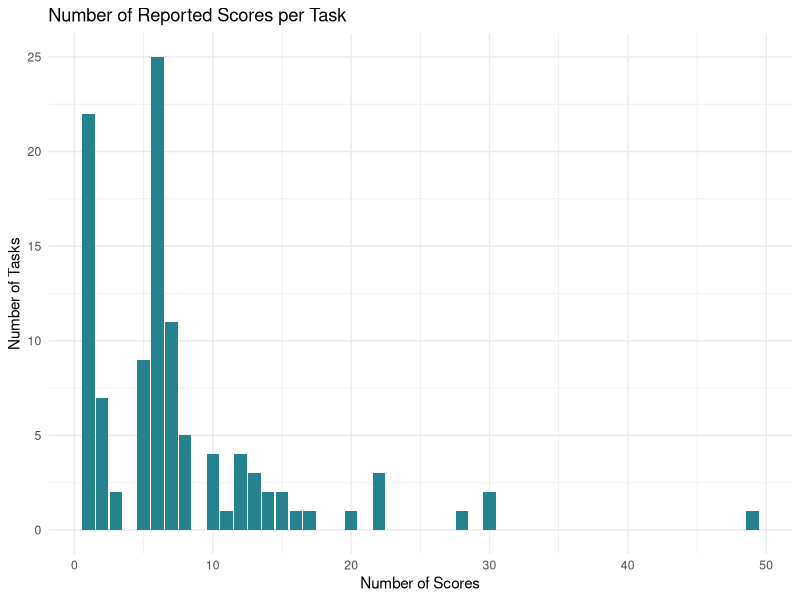
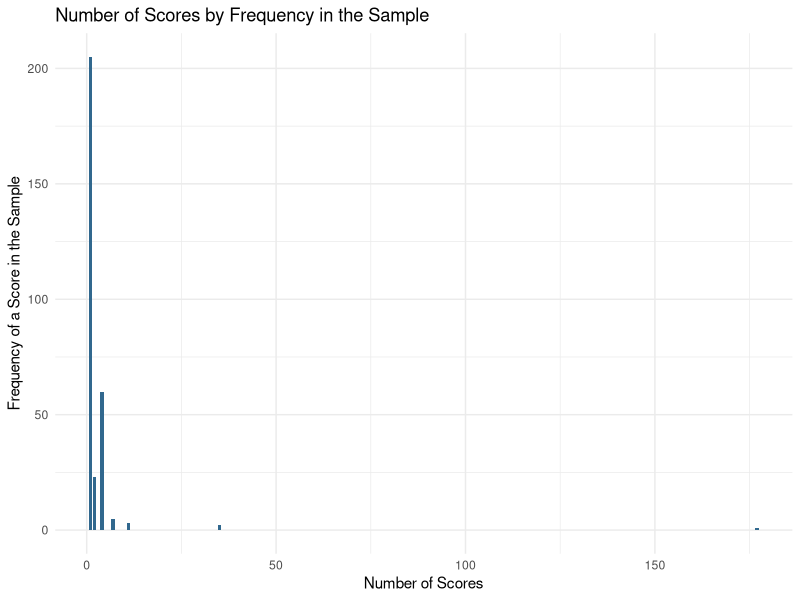
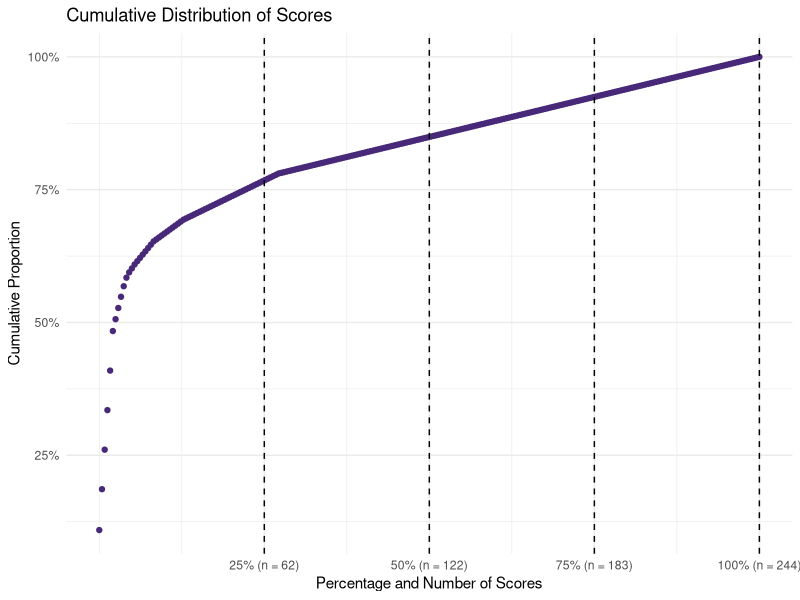
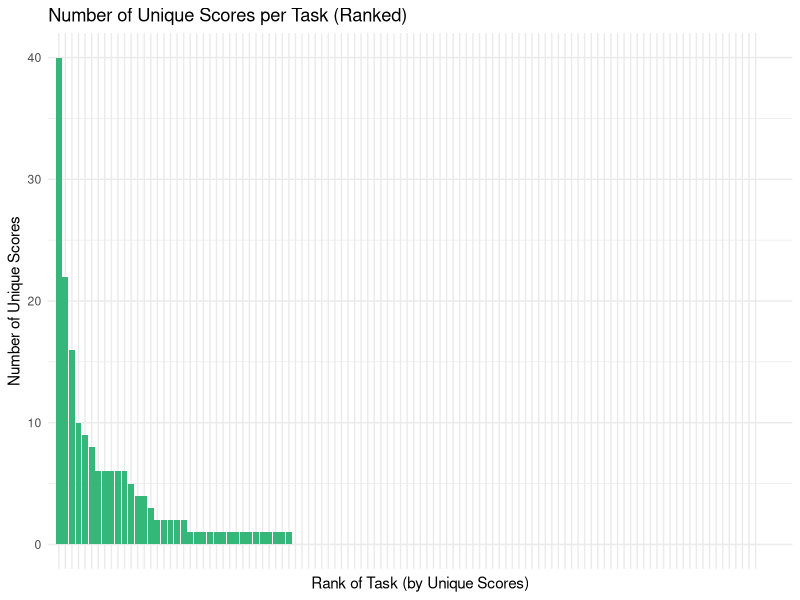

These charts were generated, in order, by the following R code:
## ---- chunk 1
#| include: false

knitr::opts_chunk$set(echo = TRUE)

## ---- chunk 2
#| include: false

# load R packages 
library(knitr)
library(tidyverse)
library(readxl)
library(conflicted)
library(psych)
library(viridis)
library(viridisLite)
library(scales)
library(forcats)
library(kableExtra)

# declare preferences regarding conflicts 
conflicts_prefer(dplyr::filter)

## ---- chunk 3
#| include: false

# read scoring master file
data <- read_xlsx("../../data/raw/metamethod review/master coding/codebook_scoring_master.xlsx") 
# read scores overview file
# this is a file with one row per distinct score 
scores_overview <- read_xlsx("../../data/raw/metamethod review/master coding/all_scores_overview.xlsx")
# read monotonic scores file
# this is a file where we identified scores that can be linear transformed into each other
monotonic_scores <- read_xlsx("../../data/raw/metamethod review/master coding/monotonic_scores.xlsx")

## ---- chunk 4
#| include: false

# Defining functions used in this script

# function 1: overview of a variable
overview_variable <- function(data, variable) {
  data %>%
    select(all_of(variable)) %>%
    group_by(across(all_of(variable))) %>%
    summarise(frequency = n(), .groups = "drop") %>%
    mutate(percentage = round(frequency / sum(frequency) * 100, 2)) %>%
    arrange(desc(frequency))
}

# function 2: summary of frequencies of a variable
freq_summary <- function(data) {
  data %>%
    group_by(frequency) %>%
    summarise(count = n(), .groups = 'drop') %>%
    arrange(desc(frequency))
}

## ---- chunk 5
#| include: false

# add task_id to data 
# and select relevant variables 
data <- data %>%
  mutate(task_id = group_indices(., article_id, variant)) %>%
  select(article_id, task_id, score_count, score_id,
         n_trials, subset_trials)

# join info on monotonic scores 
# and add variable with respective ID for each score 
data <- data %>% 
  left_join(monotonic_scores, by = "score_id") %>% 
  mutate(monotonic_score_id = ifelse(is.na(new_score_id), score_id, new_score_id)) 

# add frequencies for monotonic scores 
data <- data %>%
  group_by(monotonic_score_id) %>%
  mutate(monotonic_score_id_freq = n()) %>%
  ungroup()

# join info on monotonic scores to overview of all scores
scores_overview <- scores_overview %>% 
  left_join(monotonic_scores, by = "score_id") %>% 
  mutate(monotonic_score_id = ifelse(is.na(new_score_id), score_id, new_score_id)) %>% 
  select(score_id, monotonic_score_id, score_description, scoring_approach, category, n_trials, subset_trials)

## ---- chunk 6

# count the total number of scores across the whole sample
# Count the number of rows in the data
total_of_scores <- nrow(data)

total_of_scores |>
  kable() |>
  kable_classic(full_width = FALSE)


## ---- chunk 7

# count the number of scores per task 
scores_per_task <- overview_variable(data, "task_id") 

# summarize the counts of scores per task 
scores_per_task_summary <- freq_summary(scores_per_task) %>%
  rename(number_of_scores = frequency, number_of_tasks = count)

# print the tibble
scores_per_task_summary |>
  kable() |>
  kable_classic(full_width = FALSE)

## ---- chunk 8

plot1 <- ggplot(scores_per_task_summary, 
                aes(x = number_of_scores, y = number_of_tasks)) +
  geom_bar(stat = "identity", fill = "#26828E") +
  labs(
    title = "Number of Reported Scores per Task",
    x = "Number of Scores",
    y = "Number of Tasks"
  ) +
  theme_minimal() 

print(plot1)

## ---- chunk 9

# summary of number of scores per task 
summ_per_task <- describe(scores_per_task$frequency)

summ_per_task |>
  kable() |>
  kable_classic(full_width = FALSE)

## ---- chunk 10

# proportion of tasks with 1-8 scores
# get the number of tasks with number of scores 8 or less
scores_per_task_minor <- scores_per_task_summary %>% 
  filter(number_of_scores <= 8) %>%
  summarise(sum_tasks = sum(number_of_tasks, na.rm = TRUE)) %>%
  pull(sum_tasks)

scores_per_task_minor  |>
  kable() |>
  kable_classic(full_width = FALSE)

percent_scores_per_task_minor <- scores_per_task_minor / 107 * 100

percent_scores_per_task_minor |>
  kable() |>
  kable_classic(full_width = FALSE)

## ---- chunk 11

# An overview over the scores that we identified in our sample
scores_overview <- scores_overview %>%
  distinct(score_id, .keep_all = TRUE) %>%
  arrange(score_id)

# scores after collapsing monotonic scores
scores_collapsed <- scores_overview %>%
  distinct(monotonic_score_id, .keep_all = TRUE) %>%
  arrange(monotonic_score_id)

## ---- chunk 12

# count the number of scores we identified in our sample 
count_scores <- nrow(scores_overview)

count_scores |>
  kable() |>
  kable_classic(full_width = FALSE)


# count the number of scores after collapsing monotonic scores into one score
count_scores_collapsed <- nrow(scores_collapsed)

count_scores_collapsed |>
  kable() |>
  kable_classic(full_width = FALSE)


## ---- chunk 13

# Count how many scores are reused and how often they are reused
scores_reusage <- overview_variable(data, "monotonic_score_id") %>%
  freq_summary() %>%
  rename(times_reused = frequency, number_of_scores = count)

scores_reusage |>
  kable() |>
  kable_classic(full_width = FALSE)


## ---- chunk 14

plot2 <- ggplot(scores_reusage, 
                aes(x = number_of_scores, y = times_reused, fill = number_of_scores)) +
  geom_col(stat = "identity", fill = "#31688E") +
  theme_minimal() +
  labs(    
    title = "Number of Scores by Frequency in the Sample",
    x = "Number of Scores",
    y = "Frequency of a Score in the Sample"
    ) +
  theme(legend.position = "none") 

print(plot2)

## ---- chunk 15

# Add score_freq_category variable to data 
data <- data %>%
  mutate(score_freq_category = case_when(
    monotonic_score_id_freq == 1 ~ "unique",
    monotonic_score_id_freq < 10 ~ "rare",
    monotonic_score_id_freq >= 10 ~ "common"
  ))

scores_frequencies <- overview_variable(data, "score_freq_category")

scores_frequencies |>
  kable() |>
  kable_classic(full_width = FALSE)


## ---- chunk 16

# proportion of scores per type in sample 
score_types_total <- data %>%
  select(task_id, monotonic_score_id) %>%
  left_join(scores_collapsed, by = "monotonic_score_id") %>%
  overview_variable("category") 

# proportion of distinct scores per type 
score_types <- overview_variable(scores_collapsed, "category") 

score_types |>
  kable() |>
  kable_classic(full_width = FALSE)


## ---- chunk 17

# Count the occurrences of model parameters across tasks 
model_parameters <- data %>%
  select(task_id, monotonic_score_id) %>%
  left_join(scores_collapsed, by = "monotonic_score_id") %>%
  filter(category == "model parameter")

# view the tasks that used igt models as scoring approaches 
igt_models <- model_parameters %>%
   select(task_id, scoring_approach) %>%
   distinct(task_id, .keep_all = TRUE)

igt_models |>
  kable() |>
  kable_classic(full_width = FALSE)

## ---- chunk 18

# find the most frequently used scores
# Count the occurrences of each score_id
score_counts <- overview_variable(data, "monotonic_score_id") 

# identify the 10 most common scores
top_10_scores <- score_counts %>%
  top_n(10, wt = frequency) 

top_10_scores |>
  kable() |>
  kable_classic(full_width = FALSE)

## ---- chunk 19

### find out how large the proportion of the most frequent scores is 
# filter the data frame to keep only the rows with the top 10 scores
top_10_scores <- top_10_scores %>%
  pull(monotonic_score_id)

filtered_data_top_10 <- data %>%
  filter(monotonic_score_id %in% top_10_scores)

# Count the occurrences of these top 10 scores
top_10_score_counts <- filtered_data_top_10 %>%
  summarise(count = n())

# Calculate the proportion of the top 10 scores
proportion_top_10 <- (top_10_score_counts$count / total_of_scores) * 100

proportion_top_10 |>
  kable() |>
  kable_classic(full_width = FALSE)


## ---- chunk 20

# find out how many tasks use at least one of them
# Count the number of unique task_ids associated with these top 10 scores
tasks_with_top_10 <- filtered_data_top_10 %>%
  select(task_id) %>%
  distinct() 

number_tasks_with_top_10 <- nrow(tasks_with_top_10)

number_tasks_with_top_10 |>
  kable() |>
  kable_classic(full_width = FALSE)


# Count the number of unique task_ids associated with only top 10 scores (reporting no other scores)
tasks_with_only_top_10 <- data %>%
  group_by(task_id) %>%
  filter(all(monotonic_score_id %in% top_10_scores)) %>%
  distinct(task_id)

number_tasks_with_only_top_10 <- nrow(tasks_with_only_top_10)

number_tasks_with_only_top_10 |>
  kable() |>
  kable_classic(full_width = FALSE)

## ---- chunk 21

# cumulative proportion 
scores_cumulative <- data %>%
  count(monotonic_score_id) %>%  
  arrange(desc(n)) %>%  
  mutate(
    cumulative_count = cumsum(n),  
    cumulative_proportion = cumulative_count / sum(n)  
  )

# Calculate the number of scores at each quantile
quantile_counts <- round(quantile(seq_len(nrow(scores_cumulative)), c(0.25, 0.50, 0.75, 1.00)))

# Calculate positions for quantiles
quantile_positions <- quantile(seq_len(nrow(scores_cumulative)), c(0.25, 0.50, 0.75, 1.00))
# define labels 
quantile_labels <- paste0(
  c("25%", "50%", "75%", "100%"), 
  " (n = ", quantile_counts, ")"
)

# plot 
plot3 <- ggplot(scores_cumulative, 
                aes(x = seq_len(nrow(scores_cumulative)), y = cumulative_proportion)) +
  geom_point(color = "#482878") +
  geom_vline(xintercept = quantile_positions, linetype = "dashed", color = "black") +  
  labs(
    x = "Percentage and Number of Scores",
    y = "Cumulative Proportion",
    title = "Cumulative Distribution of Scores"
  ) +
  theme_minimal() +
  scale_y_continuous(labels = scales::percent) +  # Convert y-axis labels to percentages
  scale_x_continuous(
    breaks = quantile_positions,
    labels = quantile_labels
  )

print(plot3)

## ---- chunk 22

### Identify how often the standard measures net score and learning index are used
# Filter tasks containing net score across all trials (score_id 1001)
tasks_with_net_score <- data %>%
  select(task_id, monotonic_score_id, score_id) %>%
  filter(monotonic_score_id == 1001)

# Count the number of tasks containing net score across all trials
num_tasks_with_net_score <- tasks_with_net_score %>%
  distinct(task_id) %>%
  nrow()

num_tasks_with_net_score |>
  kable() |>
  kable_classic(full_width = FALSE)


# view the tasks which report more than one monotonic variant of the net score across all trials
# Filter for task_id values that appear more than once
tasks_with_net_score_duplicates <- tasks_with_net_score %>%
  group_by(task_id) %>%               
  filter(n() > 1) %>%             
  ungroup() 

# count the number those tasks 
number_tasks_with_net_score_duplicates <- tasks_with_net_score_duplicates %>%
  distinct(task_id) %>%  
  nrow()

# Identify tasks with net score reported only
tasks_with_net_score_only <- data %>%
  group_by(task_id) %>%
  filter(all(monotonic_score_id == 1001)) %>%
  ungroup()

# Count the number of tasks with net score reported only
num_tasks_with_net_score_only <- tasks_with_net_score_only %>%
  distinct(task_id) %>%
  nrow()

num_tasks_with_net_score_only |>
  kable() |>
  kable_classic(full_width = FALSE)

## ---- chunk 23

# Filter tasks containing learning index across 5 blocks of 20 trials (score_id 1002 to 1006)
# Define the vector of monotonic_score_id values
required_scores <- c(1002, 1003, 1004, 1005, 1006)

tasks_with_learning_index <- data %>%
  filter(monotonic_score_id %in% required_scores) %>%
  group_by(task_id) %>%
  summarise(count_learning_index = n_distinct(monotonic_score_id)) %>%
  filter(count_learning_index == length(required_scores)) %>%
  select(task_id) 

# Count the number of articles containing scores learning index 
num_tasks_with_learning_index <- nrow(tasks_with_learning_index)

num_tasks_with_learning_index |>
  kable() |>
  kable_classic(full_width = FALSE)


# Identify tasks with learning index reported only
tasks_with_learning_index_only <- data %>%
  group_by(task_id) %>%
  filter(all(monotonic_score_id %in% required_scores)) %>%
  ungroup()

# Count the number of tasks with learning index reported only
num_tasks_with_learning_index_only <- tasks_with_learning_index_only %>%
  distinct(task_id) %>%
  nrow()

num_tasks_with_learning_index_only |>
  kable() |>
  kable_classic(full_width = FALSE)

## ---- chunk 24

# Find tasks that contain both net score and learning index
# Define the vector of monotonic_score_id values for that case
required_scores_both <- c(1001, 1002, 1003, 1004, 1005, 1006)

tasks_with_both <- data %>%
  filter(monotonic_score_id %in% required_scores_both) %>%
  group_by(task_id) %>%
  summarise(count_both = n_distinct(monotonic_score_id)) %>%
  filter(count_both == length(required_scores_both)) %>%
  select(task_id) 

num_tasks_with_both <- nrow(tasks_with_both)

num_tasks_with_both  |>
  kable() |>
  kable_classic(full_width = FALSE)

# Identify tasks with net score and learning index reported only
tasks_with_both_only <- data %>%
  group_by(task_id) %>%
  filter(all(monotonic_score_id %in% required_scores_both) & 
         all(required_scores_both %in% monotonic_score_id)) %>%
  ungroup()

# Count the number of tasks with net score and learning index reported only
num_tasks_with_both_only <- tasks_with_both_only %>%
  distinct(task_id) %>%
  nrow()

num_tasks_with_both_only  |>
  kable() |>
  kable_classic(full_width = FALSE)

## ---- chunk 25

# Find tasks that contain either net score or learning index
tasks_with_either <- tasks_with_net_score %>%
  full_join(tasks_with_learning_index, by = "task_id") %>%
  distinct(task_id)

# Count the number of tasks containing either net score or learning index
num_tasks_with_either <- nrow(tasks_with_either)

num_tasks_with_either  |>
  kable() |>
  kable_classic(full_width = FALSE)

## ---- chunk 26

# Filter tasks containing the deck selections for each of the four decks across all trials 
# Define the vector of monotonic_score_id values
required_scores_ABCD <- c(1011, 1020, 1029, 1038)

tasks_with_ABCD <- data %>%
  filter(monotonic_score_id %in% required_scores_ABCD) %>%
  group_by(task_id) %>%
  summarise(count_learning_index = n_distinct(monotonic_score_id)) %>%
  filter(count_learning_index == length(required_scores_ABCD)) %>%
  select(task_id) 

# Count the number of articles containing scores learning index 
num_tasks_with_ABCD <- nrow(tasks_with_ABCD)

num_tasks_with_ABCD  |>
  kable() |>
  kable_classic(full_width = FALSE)

# Identify tasks with learning index reported only
tasks_with_ABCD_only <- data %>%
  group_by(task_id) %>%
  filter(all(monotonic_score_id %in% required_scores_ABCD)) %>%
  ungroup()

# Count the number of tasks with learning index reported only
num_tasks_with_ABCD_only <- tasks_with_ABCD_only %>%
  distinct(task_id) %>%
  nrow()

num_tasks_with_ABCD_only  |>
  kable() |>
  kable_classic(full_width = FALSE)

## ---- chunk 27

# count how many scores are unique in the sample
number_of_unique_scores <- scores_reusage %>%
  filter(times_reused == 1)

number_of_unique_scores  |>
  kable() |>
  kable_classic(full_width = FALSE)

## ---- chunk 28

### find out how large the proportion of the unique scores is 
# filter the data frame to keep only the rows with unique scores
unique_scores <- score_counts %>%
  filter(frequency == 1) %>%
  pull(monotonic_score_id)

filtered_data_unique_scores <- data %>%
  filter(monotonic_score_id %in% unique_scores)

# Count the occurrences of unique scores
unique_score_counts <- filtered_data_unique_scores %>%
  summarise(count = n())

# Calculate the proportion of the unique scores
proportion_unique_scores <- (unique_score_counts$count / total_of_scores) * 100

proportion_unique_scores |>
  kable() |>
  kable_classic(full_width = FALSE)

## ---- chunk 29

# count the tasks and articles that have unique scores 
# create data frame
unique_counts <- data %>%
  left_join(score_counts, by = "monotonic_score_id") %>%
  select(task_id, monotonic_score_id, frequency) %>%
  group_by(task_id, monotonic_score_id) %>%
  summarise(unique_scores = any(frequency == "1"), .groups = 'drop')

# count tasks with and without unique scores
unique_counts <- unique_counts %>%
  group_by(task_id) %>%
  summarise(
    uniques = sum(unique_scores == TRUE),
    recurrings = sum(unique_scores == FALSE)
  )

# summarize the frequencies of unique scores within tasks 
uniques_per_task <- overview_variable(unique_counts, "uniques") %>%
  rename(unique_scores = uniques)

uniques_per_task |>
  kable() |>
  kable_classic(full_width = FALSE)

## ---- chunk 30
unique_counts <- unique_counts %>%
  mutate(task_id = as.factor(task_id)) %>%
  arrange(desc(uniques)) %>%
  mutate(rank = row_number())

plot4 <- ggplot(unique_counts, aes(x = factor(rank), y = uniques)) +
  geom_bar(stat = "identity", fill = "#35B779") +
  theme_minimal() +
  labs(
    title = "Number of Unique Scores per Task (Ranked)",
    x = "Rank of Task (by Unique Scores)",
    y = "Number of Unique Scores"
  ) +
  theme(
    axis.text.x = element_blank()) +
  coord_cartesian(xlim = c(0, nrow(unique_counts) + 5))

print(plot4)

## ---- chunk 31
#| echo: false

# Create condition counts for each task_id
condition_counts <- data %>%
  group_by(task_id) %>%
  summarise(
    has_common = any(score_freq_category == "common"),
    has_rare = any(score_freq_category == "rare"),
    has_unique = any(score_freq_category == "unique"),
    .groups = 'drop'
    ) %>%
  # Count the occurrences of each combination
  group_by(has_common, has_rare, has_unique) %>%
  summarise(count = n(),
            .groups = 'drop') 

# View the resulting condition_counts dataframe
condition_counts |>
  kable() |>
  kable_classic(full_width = FALSE)

## ---- chunk 32

indeterminable_scores <- scores_overview %>%
  filter(category == "indeterminable")

number_of_indeterminable_scores <- nrow(indeterminable_scores)

number_of_indeterminable_scores |>
  kable() |>
  kable_classic(full_width = FALSE)


## ---- chunk 33

# count how many articles have with indeterminable scores
# create data frame
indeterminable_counts <- data %>%
  left_join(scores_overview, by = "score_id") %>%
  select(article_id, task_id, score_id, category) %>%
  group_by(article_id, task_id, score_id) %>%
  summarise(indeterminable = any(category == "indeterminable"),
            .groups = 'drop')

# overview over articles with and without indeterminable scores
indeterminable_counts <- indeterminable_counts %>%
  group_by(article_id, task_id) %>%
  summarise(
    indeterminable_scores = sum(indeterminable == TRUE),
    determinable_scores = sum(indeterminable == FALSE),
    .groups = 'drop'
  )

# summarize number of indeterminable scores 
indeterminable_counts_summary <- overview_variable(indeterminable_counts, "indeterminable_scores")

indeterminable_counts_summary |>
  kable() |>
  kable_classic(full_width = FALSE)
